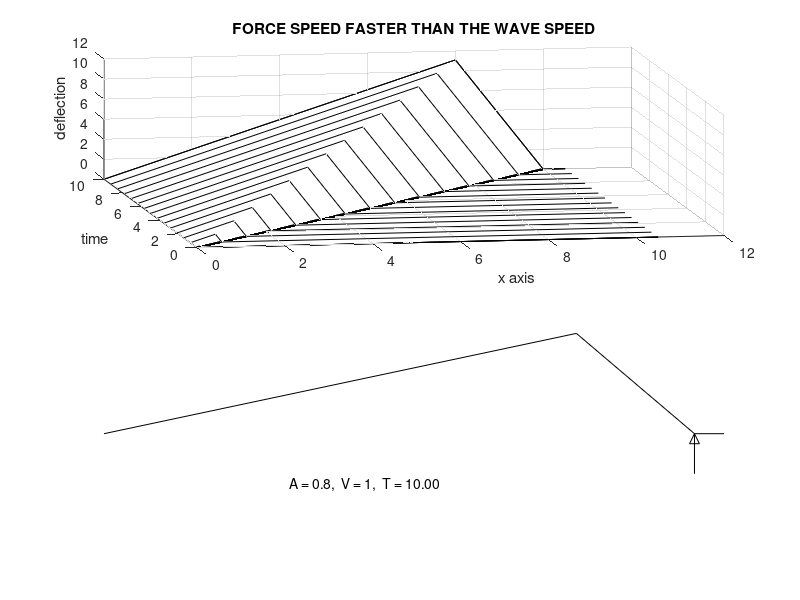

Here is the MATLAB script that generated this plot: (Note: this script raises an error after producing the figure.)
function [u,X,T,uf,t]=forcmove(a,v,tmax,nt)
%
% [u,X,T,uf,t]=forcmove(a,v,tmax,nt)
% ~~~~~~~~~~~~~~~~~~~~~~~~~~~~~~~~~
% This function computes the dynamic response  
% of a taut string subjected to an upward 
% directed concentrated force moving along the
% string at constant speed. The string is 
% fixed at x=0 and x=+infinity. The system 
% is initially at rest when the force starts
% moving toward the right from the left end. If
% the force speed exceeds the wave propagation
% speed, then no disturbance occurs ahead of
% the force. If the force speed is slower 
% than the wave propagation speed, then the 
% deflection propagates ahead of the force at
% the wave propagation speed. 
%  
% v     - speed of the moving load 
% a     - speed of wave propagation in the
%         string
% tmax  - maximum time for which the 
%         solution is computed
% u     - matrix of deflection values where
%         time and position vary row-wise and
%         column-wise, respectively
% T,X   - matrices of time and position values
%         corresponding to the deflection 
%         matrix U
% uf    - deflection values where the force acts
% t     - vector of times (same as columns of T)
%
% User m functions used: ustring

if nargin==0, a=.8; v=1; tmax=10; nt=15; end 

if a>v
  titl='FORCE SPEED SLOWER THAN THE WAVE SPEED';
elseif a<v
  titl='FORCE SPEED FASTER THAN THE WAVE SPEED';
else
  titl='FORCE SPEED EQUAL TO THE WAVE SPEED';
  a=v*1.00001;
end

% Obtain solution values and plot results
[u,X,T,uf,t]=ustring(a,v,tmax,nt); 
if a>v, xf=X(:,2); uf=u(:,2); xw=X(:,3); 
else, xf=X(:,3); uf=u(:,3); end
close, subplot(211)
waterfall(X,T,-u), xlabel('x axis')
ylabel('time'), zlabel('deflection')

title(titl), grid on, hold on
% plot3(xf,t,-uf,'.k',xf,t,-uf,'k')
plot3(xf,t,-uf,'k','linewidth',2);
colormap([0 0 0]), view([-10,30]), shg
umin=min(u(:)); umax=max(u(:)); xmax=X(1,4);
range=[0,xmax,2*umin,2*umax]; hold on 
Titl=['A = ',num2str(a),',  V = ',num2str(v),...
    ',  T = %4.2f']; subplot(212) , axis off

% Use a dense set of points for animation 
nt=80; [uu,XX,TT,uuf,tt]=ustring(a,v,tmax,nt);
umax=max(abs(uu(:))); uu=uu/umax; uuf=uuf/umax;
XX=XX/xmax; range=[0,1,-1,1]; h=.4;
arx=h*[0,.02,-.02,0,0]; ary=h*[0,.25,.25,0,1];
for j=1:nt
   uj=uu(j,:); xj=XX(j,:);
   xfj=v/xmax*tt(j); ufj=uuf(j);
   plot(xj,-uj,'k',xfj+arx,-ufj-ary,'-k')
   axis off, time=(sprintf(Titl,tt(j))); 
   text(.3,-.5,time), axis(range), drawnow
   pause(.05), figure(gcf), if j<nt, cla, end 
end
% print -deps forcmove
hold off; subplot

%=============================================

function [u,X,T,uf,t]=ustring(a,v,tmax,nt)
%
% [u,X,T,uf,t]=ustring(a,v,tmax,nt)
% ~~~~~~~~~~~~~~~~~~~~~~~~~~~~~~~~
% This function computes the deflection u(x,t)
% of a semi-infinite string subjected to a 
% moving force. The equation for the normalized
% deflection is
% u(x,t)=1/a/(a^2-v^2)*((v-a-v*abs(x-a*t)...
%                           +a*abs(x-v*t));
% a    - speed of wave propagation in the string
% v    - speed of the force moving to the right 
% tmax - maximum time for computing the solution
% nt   - number of time values  
% uu   - array of displacement values normalized
%        by dividing by a factor equal to the force 
%        magnitude over twice the density per unit
%        length. Position varies column-wise and
%        time varies row-wise in the array.
% X,T  - position and time arrays for the solution
% uf   - deflection vector under the force
% t    - time vector for the solution (same as the
%        columns of T)
%       
t=linspace(0,tmax,nt)'; xmax=1.05*tmax*max(a,v);
u=zeros(nt,4); nx=4; X=zeros(nt,nx); X(:,nx)=xmax;
c=1/a/(a^2-v^2); xw=a*t; xf=v*t; T=repmat(t,1,4);
uw=c*xw*(v-a+abs(v-a)); uf=c*xf*(v-a-abs(v-a));
if a>v, X(:,2)=xf; X(:,3)=xw; u(:,2)=uf;
else, X(:,2)=xw; X(:,3)=xf; u(:,2)=uw; end
